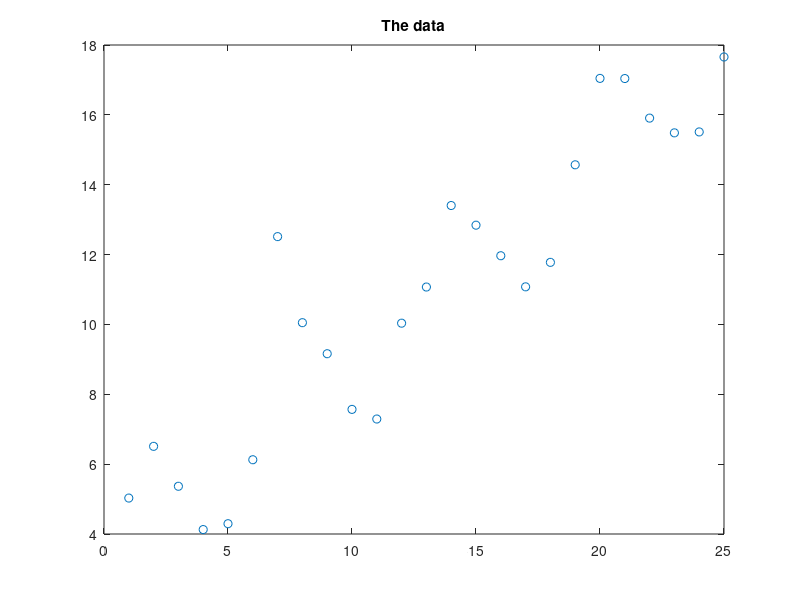
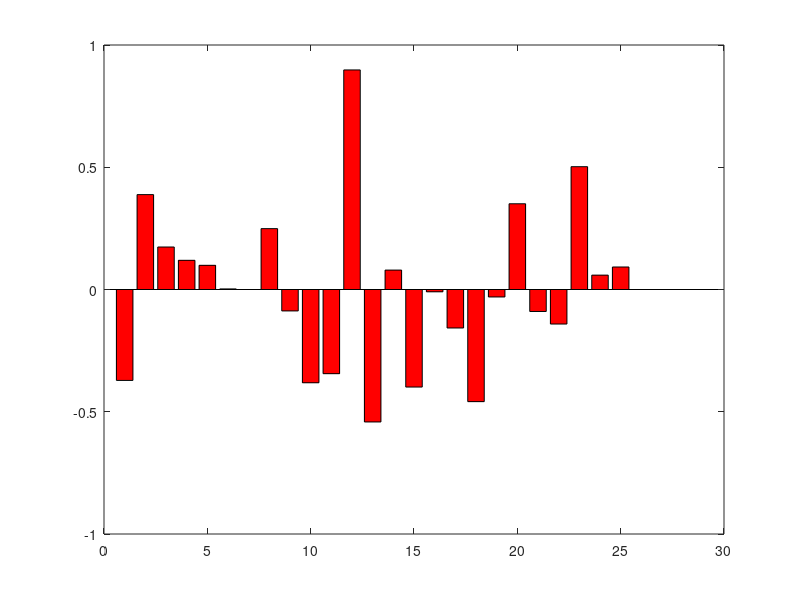
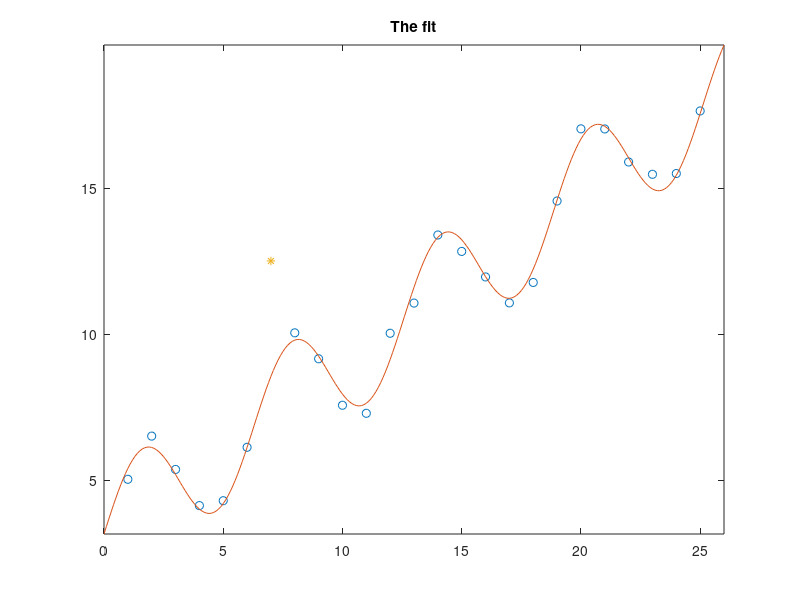

These figures' MATLAB source, in order:
% Problem 5_6.  Least squares fit with outliner and sinusoid.

%% data
t = 1:25;
y = [ 5.0291  6.5099  5.3666  4.1272  4.2948 ...
      6.1261 12.5140 10.0502  9.1614  7.5677 ...
      7.2920 10.0357 11.0708 13.4045 12.8415 ...
     11.9666 11.0765 11.7774 14.5701 17.0440 ...
     17.0398 15.9069 15.4850 15.5112 17.6572];
figure(1)
plot(t,y,'o');
title('The data')

%% the outlier
t = t';
y = y';
A = [ones(size(t)) t];
c = A\y
f = A*c;
figure(2)
bar(t,y-f);
title('(t(7),y(7)) is the outlier')

%% the fit
t7 = t(7);
y7 = y(7);
t(7) = [];
y(7) = [];
A = [ones(size(t)) t sin(t)];
c = A\y
s = (0:.1:26)';
f = [ones(size(s)) s sin(s)]*c;
figure(3)
plot(t,y,'o',s,f,'-',t7,y7,'*')
title('The fit')
axis tight

%% new residual
f = A*c;
figure(2)
bar(t,y-f,'r');